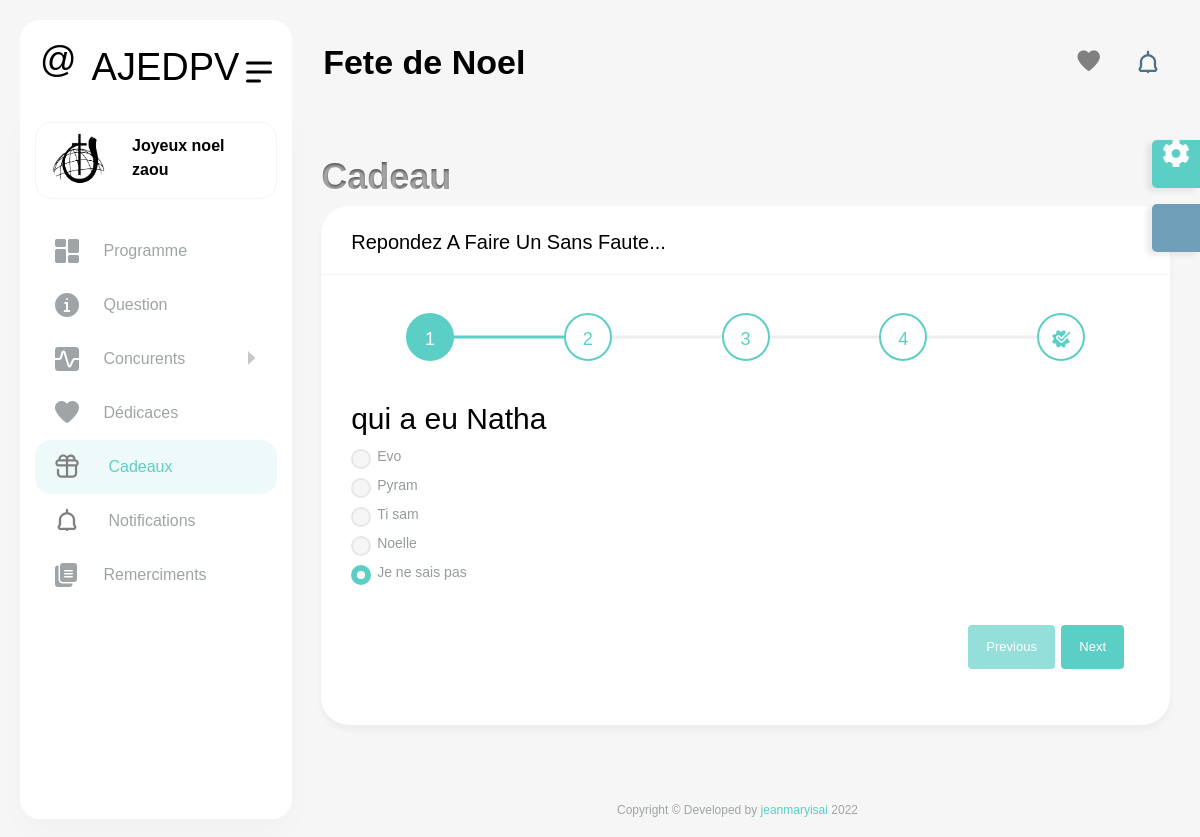
Screenshot of /cadeau (signed in) with the database file from the repository.
### core/models.py (models this page shows, shortened)
class cadeau_quesion(models.Model):
    cadeau=models.ForeignKey(cadeau,on_delete=models.CASCADE,related_name='qsts')
    libelle=models.TextField()
    reponse_true=models.TextField()
    reponse_fake_1=models.TextField()
    reponse_fake_2=models.TextField()
    reponse_fake_3=models.TextField()
    @property
    def list_reponse(self):
        y=[self.reponse_fake_3,self.reponse_fake_2,self.reponse_fake_1,self.reponse_true]
        random.shuffle(y)
        return y

### core/views.py (the view, shortened to what this page needs)
# urls.py: path('cadeau',Cadeau,name='cadeau'),
@login_required
def Cadeau(request):
    try:
        c=cadeau.objects.get(show=True)
    except:
        return render(request,'empty_cadeau.html')
    questions=cadeau_quesion.objects.filter(cadeau=c)
    context={
    'cadeau': c,
    'questions': questions,
        }
    return render(request,'wizard.html',context)

### core/context_processors.py (called while the page is built)
def cart(request):
    concurents= Concurent.objects.all()
    dedicaces= Dedicace.objects.filter(show=True).order_by('-date')[:5]
    notification=Notification.objects.all().order_by('-date')[:5]
    context={'concurents':concurents
    ,
    'dedicaces':dedicaces,
    'notifications':notification,
    }
    return context

### templates/wizard.html (shortened to what this page needs)
{% extends 'base.html' %}
{% load static %}
{% block css %}
<link href="{% static 'vendor/jquery-smartwizard/dist/css/smart_wizard.min.css' %}" rel="stylesheet">
{% endblock %}
{% block 'body' %}
<h1 style="  background-color: #565656;
                        color: transparent;
                        text-shadow: 0px 2px 3px rgba(255,255,255,0.5);
                        -webkit-background-clip: text;
                           -moz-background-clip: text;
                                background-clip: text;font-weight: 900;"> Cadeau
                </h1>
                    <div class="col-xl-12 col-xxl-12">
                        <div class="card">
                            <div class="card-header">
                                <h4 class="card-title">Repondez a faire un sans faute...</h4>
                            </div>
                            <div class="card-body">
								<div id="smartwizard" class="form-wizard order-create">
									<ul class="nav nav-wizard">
										{% for x in questions %}
										<li><a class="nav-link" href="#section-{{forloop.counter}}">
											<span>{{forloop.counter}}</span>
										</a></li>
										{% endfor %}
										<li><a class="nav-link" href="#submit">
											<span><i class="flaticon-013-checkmark"></i></span>
										</a></li>
									</ul>
									<form action='' method="POST" >
									<div class="tab-content">
										{% for x in questions %}
										<div id="section-{{forloop.counter}}" class="tab-pane" role="tabpanel">
											<div class="row">
												<div class="col-lg-12 mb-2">
													<h2>{{ x.libelle }}</h2>
													<div class="mb-3">
														{% for y in x.list_reponse %}
														<div class="form-check">
                                                        	<input class="form-check-input" type="radio" name="reponse-{{x.id}}" value="{{y}}" checked='False'>
                                                        	<label class="form-check-label">
                                                            	{{y}}
                                                        	</label>
                                                    	</div>
                                                    	{% endfor %}
                                                    	<div class="form-check">
                                                        	<input class="form-check-input" type="radio" name="reponse-{{x.id}}" value="0" checked='False'>
                                                        	<label class="form-check-label">
                                                            	Je ne sais pas
                                                        	</label>
                                                    	</div>
                                                    </div>
												</div>
											</div>
										</div>
										{%endfor%}
									</div>
									</form>
								</div>
                            </div>
                        </div>
                    </div>
 {% endblock %}

### templates/base.html (shortened to what this page needs)
 {% load static %}
<!DOCTYPE html>
<html lang="en">
<head>
    <link href="{% static 'vendor/jquery-nice-select/css/nice-select.css' %}" rel="stylesheet">
    <link rel="stylesheet" href="{% static 'vendor/nouislider/nouislider.min.css' %}"> {% block css %}{% endblock %}
    <link href="{% static 'css/style.css' %}" rel="stylesheet">
</head>
<body style="background-image: url(static/images/pattern/pattern6i.png)">
    <div id="main-wrapper">
        <div class="nav-header">
            <a href="{% url 'home' %}" class="brand-logo">
                <h1 class="logo-abbr" width="53" height="53" viewbox="0 0 53 53">@</h1>
                <h2 class="brand-title" width="124px" height="33px">AJEDPV</h2>
            </a>
            <div class="nav-control">
                <div class="hamburger">
                    <span class="line"></span><span class="line"></span><span class="line"></span>
                </div>
            </div>
        </div>
        <div class="header">
            <div class="header-content">
                <nav class="navbar navbar-expand">
                    <div class="collapse navbar-collapse justify-content-between">
                        <div class="header-left">
                            <div class="dashboard_bar">
                                Fete de Noel
                            </div>
                        </div>
                        <ul class="navbar-nav header-right">
                            <li class="nav-item dropdown notification_dropdown">
                                <a class="nav-link  ai-icon" href="javascript:void(0);" role="button" data-bs-toggle="dropdown">
                                    <i class="flaticon-045-heart" style="color:gray;font-size:1.4rem"></i>
                                </a>
                            </li>
                            <li class="nav-item dropdown notification_dropdown">
                                <a class="nav-link" href="javascript:void(0);" data-bs-toggle="dropdown">
                                </a>
                            </li>
                        </ul>
                    </div>
                </nav>
            </div>
        </div>
        <div class="dlabnav">
            <div class="dlabnav-scroll">
                <ul class="metismenu" id="menu">
                    <li class="dropdown header-profile">
                        <a class="nav-link" href="javascript:void(0);" role="button" data-bs-toggle="dropdown">
                            <img src="{% static 'images/profile/pic1.jpg' %}" width="20" alt="">
                            <div class="header-info ms-3">
                                <span class="font-w600 " >{% if request.user.is_authenticated %} Joyeux noel {{request.user.username}}{% else %}<span class="bg-primary badge badge-sm">Annonyme</span>{% endif %}</span>
                            </div>
                        </a>
                    </li>
                    <li>
                        <a class=" ai-icon" href="{% url 'programme' %}" aria-expanded="false">
                            <i class="flaticon-025-dashboard"></i>
                            <span class="nav-text">Programme</span>
                        </a>
                    </li>
                    <li>
                        <a class="ai-icon" href="{% url 'questions' %}" aria-expanded="false">
                            <i class="flaticon-050-info"></i>
                            <span class="nav-text">Question</span>
                        </a>
                    </li>
                    <li>
                        <a class="has-arrow ai-icon" href="javascript:void()" aria-expanded="false">
                            <i class="flaticon-041-graph"></i>
                            <span class="nav-text">Concurents</span>
                        </a>
                    </li>
                    <li>
                        <a href="{% url 'dedicaces' %}" class="ai-icon" aria-expanded="false">
                            <i class="flaticon-045-heart"></i>
                            <span class="nav-text">D&eacute;dicaces</span>
                        </a>
                    </li>
                    <li>
                        <a class="ai-icon" href="{% url 'cadeau' %}" aria-expanded="false">
                            <i class=""> </i>
                            <span class="nav-text">Cadeaux</span>
                        </a>
                    </li>
                    <li>
                        <a class=" ai-icon" href="{% url 'notifications' %}" aria-expanded="false">
                            <i class="">
                                </i>
                            <span class="nav-text">Notifications</span>
                        </a>
                    </li>
                    <li>
                        <a class=" ai-icon" href="{% url 'remerciments' %}" aria-expanded="false">
                            <i class="flaticon-022-copy"></i>
                            <span class="nav-text">Remerciments</span>
                        </a>
                    </li>
                </ul>
            </div>
        </div>
        <div class="content-body">
            <div class="container-fluid">
                <div class="row">
                     {% block 'body' %} {% endblock %}
                </div>
            </div>
        </div>
        <div class="footer">
            <div class="copyright">
                <p>Copyright © Developed by <a href="https://isaijeanmary.herokuapp.com/" target="_blank">jeanmaryisai</a> 2022</p>
            </div>
        </div>
    </div>
</body>
</html>

### rows the page displays
cadeau_quesion: libelle "qui a eu Natha", list_reponse "Evo" "Pyram" "Ti sam" "Noelle"

### other values shown
{{ request.user.username }} "zaou"
